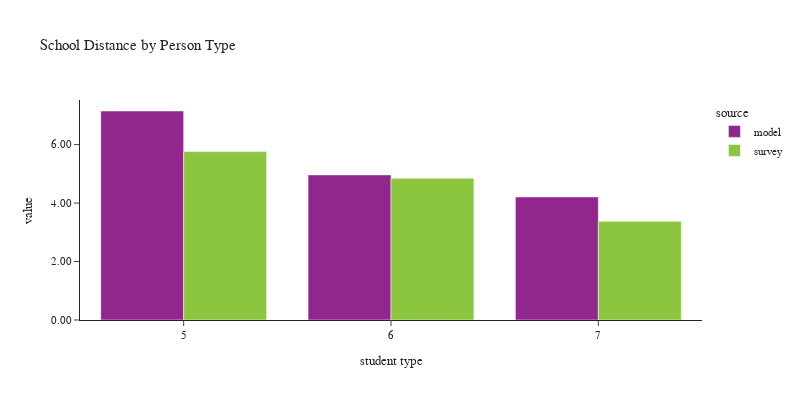

The cell this chart's notebook holds for it:
### Code cell
plot_school_location(df_students[df_students['pptyp'].isin([5,6,7])], 
                     'pptyp', 'Person Type', 'student type')

### Figure 1 — Plotly figure (JSON) as saved in the notebook; plotly's stock layout.template omitted (floating-point values rounded to 4 significant figures)
{"data": [{"alignmentgroup": "True", "customdata": [[204639], [156107], [654873]], "hovertemplate": "source=model<br>pptyp=%{x}<br>value=%{y}<br>sample count=%{customdata[0]}<extra></extra>", "legendgroup": "model", "marker": {"color": "#91268F", "pattern": {"shape": ""}}, "name": "model", "offsetgroup": "model", "orientation": "v", "showlegend": true, "textposition": "auto", "type": "bar", "x": [5, 6, 7], "xaxis": "x", "y": [7.149, 4.963, 4.209], "yaxis": "y"}, {"alignmentgroup": "True", "customdata": [[169], [113], [530]], "hovertemplate": "source=survey<br>pptyp=%{x}<br>value=%{y}<br>sample count=%{customdata[0]}<extra></extra>", "legendgroup": "survey", "marker": {"color": "#8CC63E", "pattern": {"shape": ""}}, "name": "survey", "offsetgroup": "survey", "orientation": "v", "showlegend": true, "textposition": "auto", "type": "bar", "x": [5, 6, 7], "xaxis": "x", "y": [5.761, 4.846, 3.375], "yaxis": "y"}], "layout": {"barmode": "group", "font": {"size": 11}, "height": 400, "legend": {"title": {"text": "source"}, "tracegroupgap": 0}, "title": {"text": "School Distance by Person Type"}, "width": 800, "xaxis": {"anchor": "y", "domain": [0.0, 1.0], "title": {"text": "student type"}}, "yaxis": {"anchor": "x", "domain": [0.0, 1.0], "tickformat": ".2f", "title": {"text": "value"}}}}
